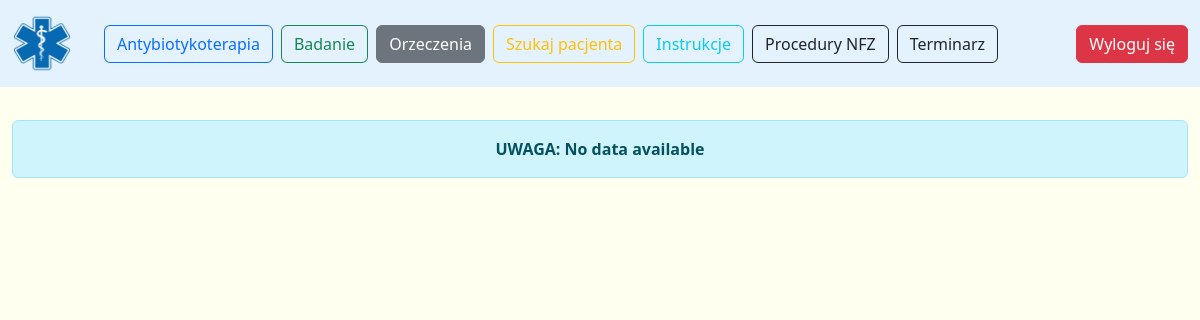
The page /raport (signed in) on the database as committed earlier.
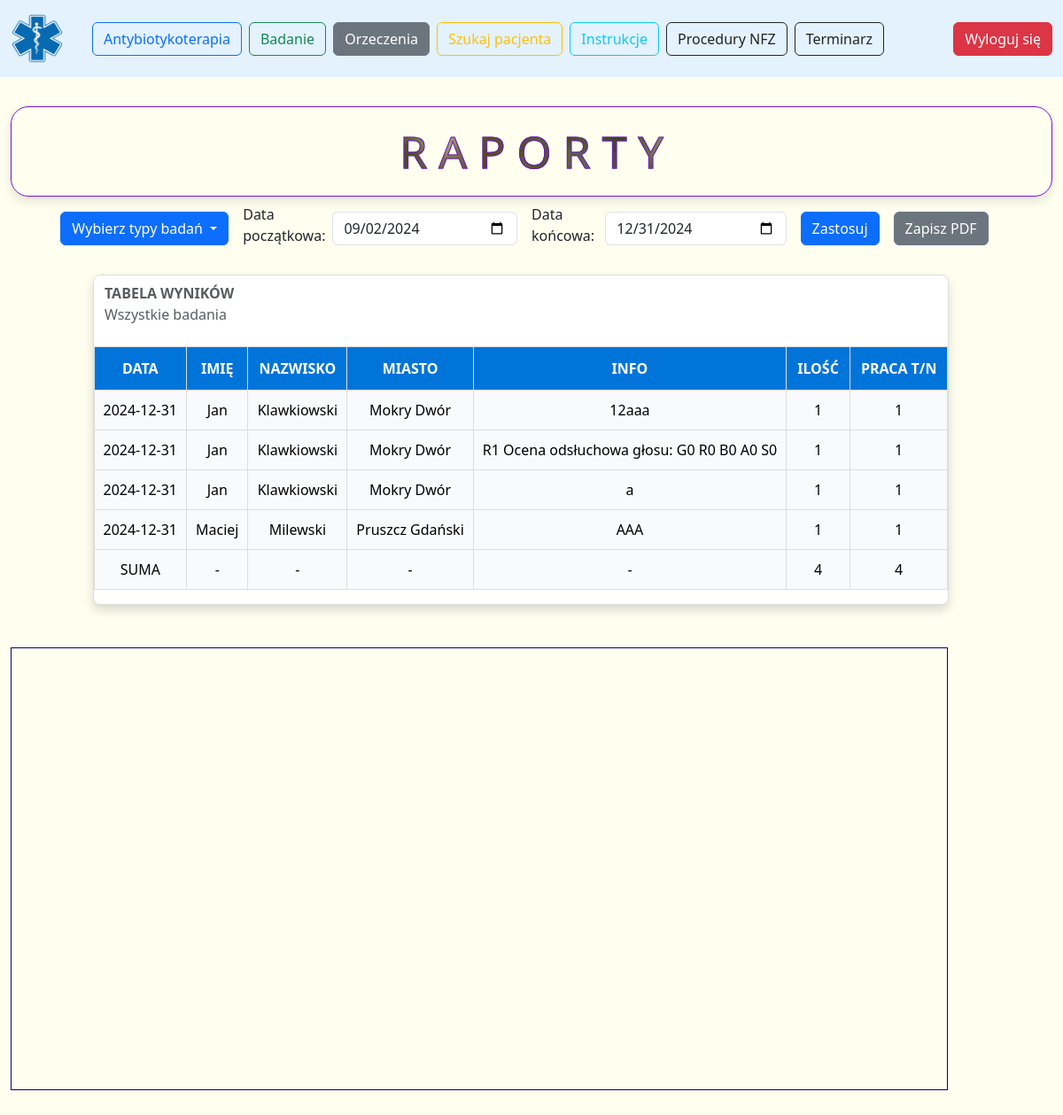
The same page on the database as committed later.
### app/models.py (models this page shows)
class MedicalCertificate(db.Model):
    __tablename__ = 'medical_certificate'
    id = db.Column(db.Integer, primary_key=True)
    patient_id = db.Column(db.Integer, db.ForeignKey('patient.id'))
    created_at = db.Column(db.Date)
    type = db.Column(db.INTEGER)
    info = db.Column(db.String)
    is_able_to_work = db.Column(db.Boolean)
    month = db.Column(db.Integer)
    year = db.Column(db.Integer)
    location = db.Column(db.String)

### app/routes/medical_certificate.py (the view)
@medical_certificate_bp.route('/raport', methods=['GET', 'POST'])
@login_required
def raport():
    def initialize_dates():
        days_offset = -120
        default_end_date = datetime.today().strftime("%Y-%m-%d")
        default_start_date = (datetime.today() + timedelta(days=days_offset)).strftime("%Y-%m-%d")
        return request.form.get("start_date", default_start_date), request.form.get("end_date", default_end_date)
    selected_types = request.form.getlist("selected_types")
    if "all" in selected_types or not selected_types:
        selected_types = ["all"]
    start_date, end_date = initialize_dates()
    data = fetch_data_range_from_db(start_date, end_date)
    if not data:
        return render_template(
            'medical_certificate_raport.html',
            typ=typ_badan,
            alert_message="No data available",
            table_html="",
            sum_text="",
            selected_types=selected_types,
            start_date=start_date,
            end_date=end_date,
            plot="{}"
        )
    df = pd.DataFrame(data, columns=[
        "created_at", "first_name", "surname", "city", "info", "type", "is_able_to_work"
    ])
    grouped_data = process_grouped_data(df, selected_types, start_date, end_date)
    table_html = grouped_data.to_html(classes='data table', header=True, index=False, border=0, justify='center')
    graph_json = create_plot(df, selected_types)
    return render_template(
        'medical_certificate_raport.html',
        table_html=table_html,
        typ=typ_badan,
        selected_types=selected_types,
        start_date=start_date,
        end_date=end_date,
        data=graph_json
    )

### app/routes/medical_certificate.py (called while the page is built)
def fetch_data_range_from_db(begin_date, end_date):
    try:
        results = (
            db.session.query(
                MedicalCertificate.created_at,
                Patient.first_name,
                Patient.surname,
                Patient.city,
                MedicalCertificate.info,
                MedicalCertificate.type,
                MedicalCertificate.is_able_to_work
            )
            .join(Patient, Patient.id == MedicalCertificate.patient_id)
            .filter(MedicalCertificate.created_at.between(begin_date, end_date))
            .all()
        )
        return results
    except SQLAlchemyError as db_error:
        logging.error(f"Database error: {db_error}")
        return []
    except Exception as unexpected_error:
        logging.error(f"Unexpected error: {unexpected_error}")
        return []

### app/templates/medical_certificate_raport.html (shortened to what this page needs)
<!DOCTYPE html>
<html lang="en">
<head>
    <link href="https://cdn.jsdelivr.net/npm/bootstrap@5.3.3/dist/css/bootstrap.min.css" rel="stylesheet">
    <link href="{{ url_for('static', filename='css/medical_certificate_raport.css') }}" rel="stylesheet">
</head>
<body>
<div class="container col-12" id="mainForm">
    <div class="row">
        <nav class="navbar fixed-top navbar-expand-lg navbar-light" style="background-color: #e3f2fd;">
            <div class="container-fluid">
                <a class="navbar-brand" href="#">
                    <img src="{{ url_for('static',filename='img/logo.png') }}" alt="" width="60" height="60"
                         class="d-inline-block align-text-top">
                </a>
                <div class="collapse navbar-collapse" id="navbarSupportedContent">
                    <ul class="navbar-nav me-auto mb-2 mb-lg-0">
                        <li class="nav-item">
                            <a class="btn btn-outline-primary" type="button"
                               href="{{ url_for('antibiotic.antibiotic_main') }}">Antybiotykoterapia</a>
                        </li>
                        <li class="nav-item">
                            <a class="btn btn-outline-success" type="button"
                               href="{{ url_for('visit.main_form') }}">Badanie</a>
                        </li>
                        <li class="nav-item">
                            <a class="btn btn-secondary" type="button"
                               href="{{ url_for('medical_certificate.medical_certificate_main') }}">Orzeczenia</a>
                        </li>
                        <li class="nav-item">
                            <a class="btn btn-outline-warning" type="button"
                               href="{{ url_for('patient.patient_main') }}">Szukaj
                                pacjenta</a>
                        </li>
                        <li class="nav-item">
                            <a class="btn btn-outline-info" type="button"
                               href="{{ url_for('instruction.instruction_main') }}">Instrukcje</a>
                        </li>
                        <li class="nav-item">
                            <a class="btn btn-outline-dark" type="button"
                               href="{{ url_for('procedure.procedure_main') }}">Procedury
                                NFZ</a>
                        </li>
                        <li class="nav-item">
                            <a class="btn btn-outline-dark" type="button"
                               href="{{ url_for('schedule.schedule_main') }}">Terminarz</a>
                        </li>
                    </ul>
                    <a class="btn btn-danger" type="button" href="{{ url_for('auth.logout') }}">Wyloguj się</a>
                </div>
            </div>
        </nav>
    </div>
</div>
<div class="container-fluid mt-5">
    {% if alert_message %}
        <div class="alert alert-info text-center">
            <strong>UWAGA: {{ alert_message|e }}</strong>
        </div>
    {% else %}
        <h1 class="heading box">R A P O R T Y</h1>
        <form method="post" class="d-flex justify-content-center align-items-center mb-4">
            <div class="dropdown me-3">
                <button class="btn btn-primary dropdown-toggle" type="button" id="dropdownTypes"
                        data-bs-toggle="dropdown" aria-expanded="false">
                    Wybierz typy badań
                </button>
            </div>
            <div class="d-flex align-items-center me-3">
                <label for="start_date" class="form-label me-2">Data początkowa:</label>
                <input type="date" id="start_date" name="start_date" class="form-control" value="{{ start_date }}">
            </div>
            <div class="d-flex align-items-center me-3">
                <label for="end_date" class="form-label me-2">Data końcowa:</label>
                <input type="date" id="end_date" name="end_date" class="form-control" value="{{ end_date }}">
            </div>
            <button type="submit" class="btn btn-primary">Zastosuj</button>
            <div class="d-flex align-items-center me-3">
                <a href="{{ url_for('medical_certificate.generate_pdf_for_raport', table_html=table_html,
                            selected_types=selected_types,
                            start_date=start_date,
                            end_date=end_date) }}"
                   class="btn btn-secondary ms-3">Zapisz PDF</a>
            </div>
        </form>
        <div class="d-flex justify-content-center">
            <div class="d-flex align-items-start">
                <div class="table-container me-4">
                    <div class="table-responsive">
                        <table class="data table table-striped">
                            <caption>
                                <strong>&nbsp;&nbsp;&nbsp;TABELA WYNIKÓW</strong><br>&nbsp;&nbsp;
                                {% if "all" in selected_types %}
                                    Wszystkie badania
                                {% else %}
                                    {% for data_type in typ if data_type.id in selected_types %}
                                        {{ data_type.name }}{% if not loop.last %}, {% endif %}
                                    {% endfor %}
                                {% endif %}
                            </caption>
                            {{ table_html | safe }}
                        </table>
                    </div>
                </div>
            </div>
        </div>
        <br><br>
        <div class="chart-container" id="chart"></div>
        <br><br>
    {% endif %}
</div>
</body>
</html>

### app/static/css/medical_certificate_raport.css (style rules this page uses)
body { background-color: #FFFFF0; padding-top: 4.5rem; }
.box { width: 100%; padding: 20px; box-shadow: 0 6px 12px rgba(0, 0, 0, 0.1); border-radius: 20px; border: 1px solid #7512d7; box-sizing: border-box; }
.heading { text-align: center; font-size: 50px; color: transparent; -webkit-background-clip: text; background-clip: text; background-image: url(/static/img/floral.jpg); -webkit-text-stroke: 1px #7512d7; animation: gradientAnimation 20s linear infinite; animation-direction: alternate; }
.table-container { max-width: 100%; margin: 0 auto; border: 1px solid #ddd; border-radius: 8px; box-shadow: 0 6px 12px rgba(0, 0, 0, 0.15); background-color: #ffffff; }
.data thead th { padding: 12px; border: 1px solid #ddd; text-align: center; background-color: #0074D9; color: white; font-weight: bold; position: sticky; top: 0; z-index: 1; }
.data th, .data td { padding: 10px; border: 1px solid #ddd; text-align: center; white-space: nowrap; overflow: hidden; text-overflow: ellipsis; background-color: #f9fafb; }
.chart-container { width: 90%; height: 500px; border: 1px solid Navy; }

Rows that differ between the two databases and show on the page:
added MedicalCertificate: info "DATA IMIĘ NAZWISKO MIASTO INFO ILOŚĆ PRACA T/N 2024-12-31 Jan Klawkiowski Mokry Dwór 12aaa 1 1 2024-12-31 Jan Klawkiowski Mokry Dwór R1 Ocena odsłuchowa głosu: G0 R0 B0 A0 S0 1 1 2024-12-31 Jan Klawkiowski Mokry Dwór a 1 1 2024-12-31 Maciej Milewski Pruszcz Gdański AAA 1 1 SUMA - - - - 4 4"
Other text that changed with them:
form field start_date: (not shown) → "09/02/2024"
form field end_date: (not shown) → "12/31/2024"
{{ alert_message|e }}: "No data available" → (not shown)
text no longer shown: "UWAGA:"
text now shown: "Wybierz typy badań Data początkowa: Data końcowa: Zastosuj Zapisz PDF TABELA WYNIKÓW Wszystkie badania"
